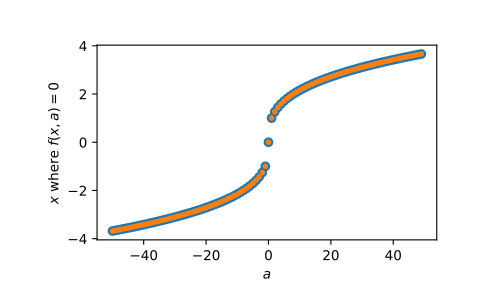

Write Python code to recreate this figure.
from scipy import optimize
import matplotlib.pyplot as plt

def f(x):
    return (x**3 - 1)  # only one real root at x = 1

# ``fprime`` is not provided, use the secant method:

root = optimize.newton(f, 1.5)
root
# 1.0000000000000016
root = optimize.newton(f, 1.5, fprime2=lambda x: 6 * x)
root
# 1.0000000000000016

# Only ``fprime`` is provided, use the Newton-Raphson method:

root = optimize.newton(f, 1.5, fprime=lambda x: 3 * x**2)
root
# 1.0

# Both ``fprime2`` and ``fprime`` are provided, use Halley's method:

root = optimize.newton(f, 1.5, fprime=lambda x: 3 * x**2,
                       fprime2=lambda x: 6 * x)
root
# 1.0

# When we want to find zeros for a set of related starting values and/or
# function parameters, we can provide both of those as an array of inputs:

f = lambda x, a: x**3 - a
fder = lambda x, a: 3 * x**2
rng = np.random.default_rng()
x = rng.standard_normal(100)
a = np.arange(-50, 50)
vec_res = optimize.newton(f, x, fprime=fder, args=(a, ), maxiter=200)

# The above is the equivalent of solving for each value in ``(x, a)``
# separately in a for-loop, just faster:

loop_res = [optimize.newton(f, x0, fprime=fder, args=(a0,))
            for x0, a0 in zip(x, a)]
np.allclose(vec_res, loop_res)
# True

# Plot the results found for all values of ``a``:

analytical_result = np.sign(a) * np.abs(a)**(1/3)
fig = plt.figure()
ax = fig.add_subplot(111)
ax.plot(a, analytical_result, 'o')
ax.plot(a, vec_res, '.')
ax.set_xlabel('$a$')
ax.set_ylabel('$x$ where $f(x, a)=0$')
plt.show()
